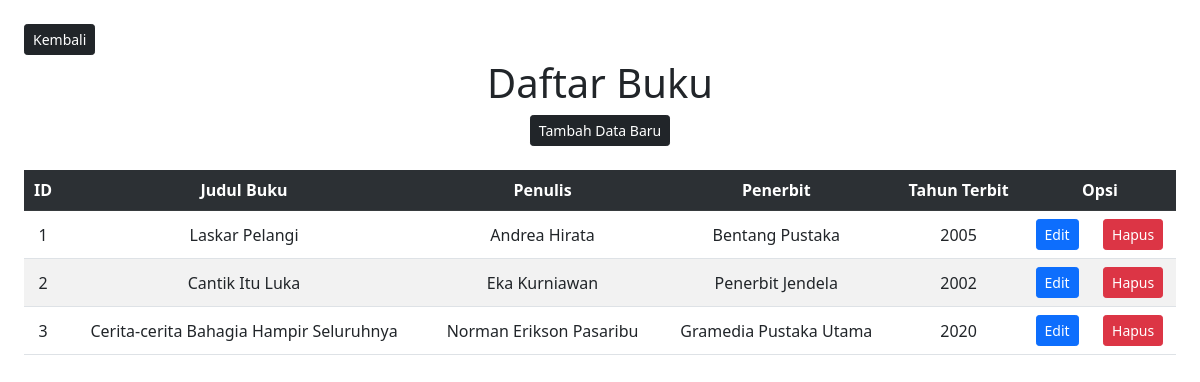
The page /Buku.php on the database its author committed.
### tables this page shows
CREATE TABLE `buku` (
  `id_buku` int(13) NOT NULL,
  `judul_buku` varchar(500) NOT NULL,
  `penulis` varchar(500) NOT NULL,
  `penerbit` varchar(250) NOT NULL,
  `tahun_terbit` int(4) NOT NULL
);

### Model.php (called while the page is built, shortened)
<?php
function selectalldata($table)
{
  $select = "SELECT * FROM $table";
  $select1 = mysqli_query($GLOBALS['connect'], $select);
  return $select1;
}

### Buku.php (the view, shortened to what this page needs)
<?php
require "Model.php";
?>
<!doctype html>
<html lang="en">
<head>
  <link href="https://cdn.jsdelivr.net/npm/bootstrap@5.1.3/dist/css/bootstrap.min.css" rel="stylesheet">
</head>
<body>
  <a href="index.php"><button type="button" class="btn btn-dark btn-sm mt-4 ms-4">Kembali</button></a>
  <h1 class="mt-1">Daftar Buku</h1>
  <center><a href="FormBuku.php"><button type="button" class="btn btn-sm btn-dark">Tambah Data Baru</button></a></center>
  <div class="table-responsive mx-4 mt-4">
    <table class="table table-striped align-middle">
      <tr class="table-dark">
        <th>ID</th>
        <th>Judul Buku</th>
        <th>Penulis</th>
        <th>Penerbit</th>
        <th>Tahun Terbit</th>
        <th colspan="2">Opsi</th>
      </tr>
      <?php
      $result = selectalldata("buku");
      while ($data = mysqli_fetch_array($result)) { ?>
        <tr>
          <td><?php echo $data['id_buku'] ?></td>
          <td><?php echo $data['judul_buku'] ?></td>
          <td><?php echo $data['penulis'] ?></td>
          <td><?php echo $data['penerbit'] ?></td>
          <td><?php echo $data['tahun_terbit'] ?></td>
          <td style="text-align: center;"><a href="FormBuku.php?id_buku=<?php echo $data['id_buku']; ?>"><button class="btn btn-primary btn-sm">Edit</button></a></td>
          <td style="text-align: center;"><a href="Buku.php?id_buku=<?php echo $data['id_buku']; ?>" onclick="return confirm('Hapus data?')"><button class="btn btn-danger btn-sm">Hapus</button></a></td>
        </tr>
      <?php } ?>
    </table>
  </div>
</body>
</html>

### Buku.php (style rules this page uses)
h1, table { text-align: center; }

### rows shown on the page
buku: id_buku "1", judul_buku "Laskar Pelangi", penulis "Andrea Hirata", penerbit "Bentang Pustaka", tahun_terbit "2005"
buku: id_buku "2", judul_buku "Cantik Itu Luka", penulis "Eka Kurniawan", penerbit "Penerbit Jendela", tahun_terbit "2002"
buku: id_buku "3", judul_buku "Cerita-cerita Bahagia Hampir Seluruhnya", penulis "Norman Erikson Pasaribu", penerbit "Gramedia Pustaka Utama", tahun_terbit "2020"
